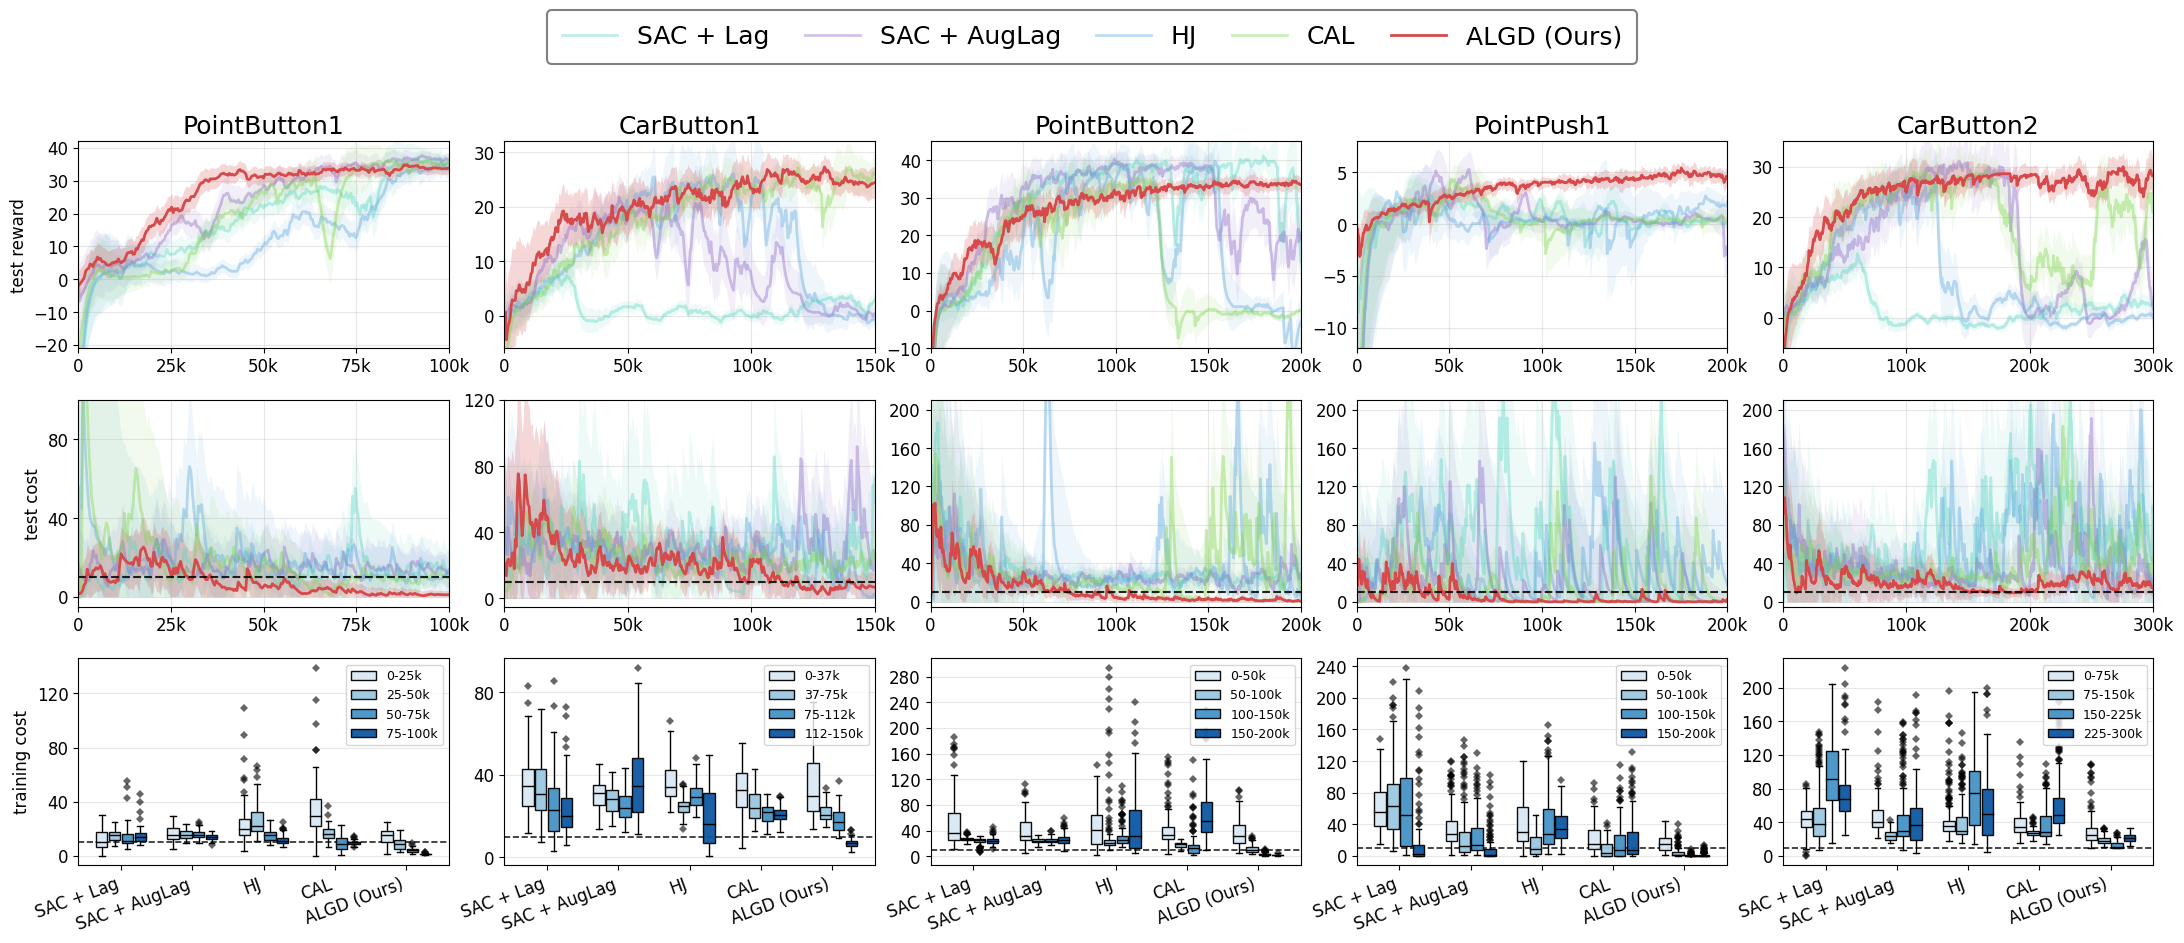

Python code for this plot:
import os
import numpy as np
import pandas as pd
import matplotlib.pyplot as plt
from matplotlib.ticker import FuncFormatter, MultipleLocator
import matplotlib.cm as cm

# ======================= 全局风格 =======================
plt.rcParams.update({
    "font.size": 12,
    "axes.titlesize": 18,
    # "axes.titleweight": "bold",
    "axes.labelsize": 12,
    "legend.fontsize": 18,
})

COST_Y_TICK_STEP = 40
TASK_REWARD_Y_TICK_STEP = {
    "PointButton1": 10,
    "CarButton1":   10,
    "PointButton2": 10,
    "PointPush1":   5,
    "CarButton2":   10,
}

# ======================= Baselines 配置 =======================
MODEL_LABELS = [
    "SAC + Lag",
    "SAC + AugLag",
    "HJ",
    "CAL",
    "ALGD (Ours)",
]

# 颜色与 label 一一对应
MODEL_COLORS = [
    "#5ad7c3",
    "#8a6bc7",  
    "#5da7df",  
    "#7fd54c",
    "#d64a4b",
]
COLOR_MAP = dict(zip(MODEL_LABELS, MODEL_COLORS))

# “ours” 高亮，其余半透明（你也可改）
ALPHA_HIGHLIGHT = 1.0
ALPHA_OTHERS = 0.4
BAND_ALPHA = 0.10
OURS_BAND_ALPHA = 0.22

# Cost 阈值线
COST_THRESHOLD = 10

# ======================= Task 配置 =======================
# 你要画的列顺序
TASKS = [
    "PointButton1",
    "CarButton1",
    "PointButton2",
    "PointPush1",
    "CarButton2",
]

# 每个 task 的最大步数（用于 xlim & 分段）
TASK_MAX_STEP = {
    "PointButton1": 100_000,
    "CarButton1": 150_000,
    "PointButton2": 200_000,
    "PointPush1":   200_000,
    "CarButton2":   300_000,
}

# 每个 task 的 x tick 步长（更接近你图里的效果）
TASK_X_TICK_STEP = {
    "PointButton1": 25_000,
    "CarButton1":   50_000,
    "PointButton2": 50_000,
    "PointPush1":   50_000,
    "CarButton2":   100_000,
}

# ======================= 新增：每个 task 的 y 轴范围接口 =======================
TASK_REWARD_YLIM = {
    "PointButton1": (-21, 42),
    "CarButton1":   (-6, 32),
    "PointButton2": (-10, 45),
    "PointPush1":   (-12, 8),
    "CarButton2":   (-6, 35),
}

TASK_COST_YLIM = {
    "PointButton1": (-5, 100),        # 例如 (0, 100)
    "CarButton1":   (-5, 120),        # 例如 (0, 120)
    "PointButton2": (-5, 210),        # 例如 (0, 120)
    "PointPush1":   (-5, 210),        # 例如 (0, 120)
    "CarButton2":   (-5, 210),        # 例如 (0, 160)
}

# ======================= history路径 =======================
TASK_HISTORY_PATHS = {
    "PointButton1": {
        "SAC + Lag":     "../results/Safexp-PointButton1-v0/pointbutton1_saclag/2025-12-13_02-58_seed5236/history_meanstd.csv",
        "SAC + AugLag":  "../results/Safexp-PointButton1-v0/pointbutton1_sacauglag/2025-12-13_02-46_seed7711/history_meanstd.csv",
        "HJ":           "../results/Safexp-PointButton1-v0/pointbutton1_hjb/2025-12-13_03-16_seed5794/history_meanstd.csv",
        "CAL":           "../results/Safexp-PointButton1-v0/pointbutton1_cal/2025-12-03_23-14_seed2748/history_meanstd.csv",
        "ALGD (Ours)":   "../results/Safexp-PointButton1-v0/pointbutton1_algd/2025-12-04_23-21_seed2861/history_meanstd.csv",
    },
    "CarButton1": {
        "SAC + Lag":     "../results/Safexp-CarButton1-v0/carbutton1_saclag_test/2025-11-30_05-56_seed3442/history_meanstd.csv",
        "SAC + AugLag":  "../results/Safexp-CarButton1-v0/carbutton1_sacauglag_test/2025-11-30_07-13_seed2383/history_meanstd.csv",
        "HJ":           "../results/Safexp-CarButton1-v0/carbutton1_hjb_test_1.0thres/2025-12-01_18-39_seed1962/history_meanstd.csv",
        "CAL":           "../results/Safexp-CarButton1-v0/carbutton_test/2025-10-15_01-20_seed3875/history_meanstd.csv",
        "ALGD (Ours)":   "../results/Safexp-CarButton1-v0/carbutton1_algd_MC/2025-11-28_23-04_seed9494/history_meanstd.csv",
    },
    "PointButton2": {
        "SAC + Lag":     "../results/Safexp-PointButton2-v0/pointbutton2_saclag/2025-12-13_11-27_seed9328/history_meanstd.csv",
        "SAC + AugLag":  "../results/Safexp-PointButton2-v0/pointbutton2_sacauglag/2025-12-13_10-38_seed6613/history_meanstd.csv",
        "HJ":           "../results/Safexp-PointButton2-v0/pointbutton2_hjb/2025-12-13_10-53_seed4736/history_meanstd.csv",
        "CAL":           "../results/Safexp-PointButton2-v0/pointbutton2_cal/2025-12-05_14-55_seed4423/history_meanstd.csv",
        "ALGD (Ours)":   "temp_history/pointbutton2_history_meanstd.csv",
    },
    "PointPush1": {
        "SAC + Lag":     "../results/Safexp-PointPush1-v0/pointpush1_saclag/2025-12-14_06-24_seed8088/history_meanstd.csv",
        "SAC + AugLag":  "../results/Safexp-PointPush1-v0/pointpush1_sacauglag/2025-12-14_06-56_seed7114/history_meanstd.csv",
        "HJ":           "../results/Safexp-PointPush1-v0/pointpush1_hjb/2025-12-14_06-55_seed9638/history_meanstd.csv",
        "CAL":           "../results/Safexp-PointPush1-v0/pointpush1_cal/2025-12-09_07-04_seed5216/history_meanstd.csv",
        "ALGD (Ours)":   "temp_history/pointpush1_history_meanstd.csv",
    },
    "CarButton2": {
        "SAC + Lag":     "../results/Safexp-CarButton2-v0/carbutton2_saclag/2025-12-15_12-37_seed260/history_meanstd.csv",
        "SAC + AugLag":  "../results/Safexp-CarButton2-v0/carbutton2_sacauglag/2025-12-15_12-38_seed8391/history_meanstd.csv",
        "HJ":           "../results/Safexp-CarButton2-v0/carbutton2_hjb/2025-12-15_11-48_seed2725/history_meanstd.csv",
        "CAL":           "../results/Safexp-CarButton2-v0/carbutton2_cal/2025-12-07_19-02_seed4180/history_meanstd.csv",
        "ALGD (Ours)":   "../results/Safexp-CarButton2-v0/carbutton2_algd/2025-12-09_12-07_seed7999/history_meanstd.csv",
    },
}

# ======================= 工具函数 =======================
def k_formatter(x, pos):
    x = float(x)
    if abs(x) >= 1000:
        return f"{int(x/1000)}k"
    return str(int(x))

# 这些平滑/伪 band 函数可以保留（不再使用也不影响）
def smooth_ema(values, weight=0.8):
    values = np.asarray(values, dtype=float)
    if len(values) == 0 or weight <= 0:
        return values
    smoothed = np.zeros_like(values)
    smoothed[0] = values[0]
    for i in range(1, len(values)):
        smoothed[i] = weight * smoothed[i - 1] + (1 - weight) * values[i]
    return smoothed

def compute_pseudo_band_single_run(values, mean_smoothing=0.8):
    values = np.asarray(values, dtype=float)
    T = len(values)
    if T == 0:
        return values, values, values

    mean = smooth_ema(values, mean_smoothing)
    diff = values - mean
    idx = np.arange(T)

    pos_mask = diff >= 0
    neg_mask = diff < 0

    def interp_from_mask(mask):
        if not np.any(mask):
            return np.zeros(T, dtype=float)
        x = idx[mask]
        y = diff[mask]
        if x.size == 1:
            return np.full(T, y[0], dtype=float)
        return np.interp(idx, x, y)

    upper_offset = interp_from_mask(pos_mask)
    lower_offset = interp_from_mask(neg_mask)

    upper = mean + upper_offset
    lower = mean + lower_offset
    return mean, lower, upper

# ======================= ✅ 更新：直接读取 mean/std_upper/std_lower =======================
def load_history(path):
    df = pd.read_csv(path)

    step = df["step"].to_numpy()

    # return
    ret_mean  = df["return_mean"].to_numpy()
    ret_upper = df["return_std_upper"].to_numpy()
    ret_lower = df["return_std_lower"].to_numpy()

    # cost
    cost_mean  = df["cost_mean"].to_numpy()
    cost_upper = df["cost_std_upper"].to_numpy()
    cost_lower = df["cost_std_lower"].to_numpy()

    return step, ret_mean, ret_lower, ret_upper, cost_mean, cost_lower, cost_upper

def safe_exists(path):
    return path is not None and str(path).strip() != "" and os.path.exists(path)

def clip_by_max_step(step, arr, max_step):
    mask = step <= max_step
    return step[mask], arr[mask]

def segment_labels(max_step, n_segments=4):
    edges = np.linspace(0, max_step, n_segments + 1, dtype=int)
    labels = []
    for i in range(n_segments):
        a = edges[i]
        b = edges[i + 1]
        labels.append(f"{int(a/1000)}-{int(b/1000)}k")
    return edges, labels

# ======================= 主绘图 =======================
def main(save_path="all_tasks_compare.pdf"):
    n_rows, n_cols = 3, len(TASKS)
    fig, axes = plt.subplots(n_rows, n_cols, figsize=(22, 9), sharex=False)
    if n_cols == 1:
        axes = axes.reshape(n_rows, 1)

    formatter = FuncFormatter(k_formatter)

    # 顶部统一 legend：只收集一次（按 MODEL_LABELS 顺序）
    legend_handles = {}

    # boxplot 用 4 段蓝色渐变
    seg_colors = [cm.Blues(x) for x in np.linspace(0.15, 0.85, 4)]

    for col, task in enumerate(TASKS):
        max_step = TASK_MAX_STEP[task]
        tick_step = TASK_X_TICK_STEP[task]

        ax_r = axes[0, col]
        ax_c = axes[1, col]
        ax_b = axes[2, col]

        ax_r.set_title(task)

        # ====== Reward / Cost 曲线 ======
        for label in MODEL_LABELS:
            path = TASK_HISTORY_PATHS.get(task, {}).get(label, None)
            if not safe_exists(path):
                continue

            # ✅ 直接读出 mean/lower/upper
            step, ret_mean, ret_lower, ret_upper, cost_mean, cost_lower, cost_upper = load_history(path)

            # ✅ 与原逻辑一致：按 max_step 裁剪
            mask = step <= max_step
            step_r = step[mask]
            step_c = step[mask]

            ret_mean  = ret_mean[mask]
            ret_lower = ret_lower[mask]
            ret_upper = ret_upper[mask]

            cost_mean  = cost_mean[mask]
            cost_lower = cost_lower[mask]
            cost_upper = cost_upper[mask]

            color = COLOR_MAP[label]
            is_ours = (label == "ALGD (Ours)")
            alpha_line = ALPHA_HIGHLIGHT if is_ours else ALPHA_OTHERS

            ax_r.fill_between(step_r, ret_lower, ret_upper, color=color, alpha=OURS_BAND_ALPHA if is_ours else BAND_ALPHA, linewidth=0)
            line_r, = ax_r.plot(step_r, ret_mean, color=color, linewidth=2, alpha=alpha_line)

            ax_c.fill_between(step_c, cost_lower, cost_upper, color=color, alpha=OURS_BAND_ALPHA if is_ours else BAND_ALPHA, linewidth=0)
            line_c, = ax_c.plot(step_c, cost_mean, color=color, linewidth=2, alpha=alpha_line)

            # legend 句柄全局只收集一次
            if label not in legend_handles:
                legend_handles[label] = line_c

        # 网格、阈值线
        ax_r.grid(True, alpha=0.3)
        ax_c.grid(True, alpha=0.3)
        if COST_THRESHOLD is not None:
            ax_c.axhline(COST_THRESHOLD, color="black", linestyle="--", linewidth=1.5, alpha=0.85)

        # x 轴：范围、刻度、k 格式；不显示 xlabel
        for ax in (ax_r, ax_c):
            ax.set_xlim(0, max_step)
            ax.xaxis.set_major_formatter(formatter)
            ax.xaxis.set_major_locator(MultipleLocator(tick_step))
            ax.set_xlabel("")

        # ====== 新增：按 task 设置 y 轴范围 ======
        r_ylim = TASK_REWARD_YLIM.get(task, None)
        if r_ylim is not None:
            ax_r.set_ylim(r_ylim[0], r_ylim[1])

        c_ylim = TASK_COST_YLIM.get(task, None)
        if c_ylim is not None:
            ax_c.set_ylim(c_ylim[0], c_ylim[1])
            
        # ====== 让 y 轴多一些刻度 ======
        ax_c.yaxis.set_major_locator(MultipleLocator(COST_Y_TICK_STEP))  # test cost 每 20
        ax_b.yaxis.set_major_locator(MultipleLocator(COST_Y_TICK_STEP))  # training cost (boxplot) 也每 20（可选但建议一致）

        r_tick = TASK_REWARD_Y_TICK_STEP.get(task, None)
        if r_tick is not None:
            ax_r.yaxis.set_major_locator(MultipleLocator(r_tick))        # reward 按 task 设置 10/5/...

        # y 标签只放第一列
        if col == 0:
            ax_r.set_ylabel("test reward")
            ax_c.set_ylabel("test cost")
            ax_b.set_ylabel("training cost")
        else:
            ax_r.set_ylabel("")
            ax_c.set_ylabel("")
            ax_b.set_ylabel("")

        # ====== Boxplot：把总 step 均分 4 段 ======
        ax_b.grid(True, axis="y", alpha=0.3)
        ax_b.set_xlabel("")

        present_labels = []
        for label in MODEL_LABELS:
            path = TASK_HISTORY_PATHS.get(task, {}).get(label, None)
            if safe_exists(path):
                present_labels.append(label)

        if len(present_labels) == 0:
            ax_b.set_xticks([])
            ax_b.set_yticks([])
            continue

        edges, seg_leg_labels = segment_labels(max_step, n_segments=4)

        x_base = np.arange(len(present_labels), dtype=float)
        offsets = np.linspace(-0.27, 0.27, 4)
        box_width = 0.16

        seg_handles = []
        for s in range(4):
            data_for_seg = []
            for label in present_labels:
                # ✅ 直接读取 cost_mean（用于段内 boxplot）
                step, _, _, _, cost_mean, _, _ = load_history(TASK_HISTORY_PATHS[task][label])

                lo, hi = edges[s], edges[s + 1]
                mask = (step >= lo) & (step <= hi)
                vals = cost_mean[mask]
                if vals.size == 0:
                    vals = np.array([np.nan])
                data_for_seg.append(vals)

            positions = x_base + offsets[s]
            bp = ax_b.boxplot(
                data_for_seg,
                positions=positions,
                widths=box_width,
                patch_artist=True,
                showfliers=True,
                manage_ticks=False,
                flierprops=dict(
                    marker='D',                 # 菱形
                    markersize=4,               # 大小可调
                    markerfacecolor="black",  # 实心填充（也可以用 "black"）
                    markeredgecolor="black",  # 边框同色
                    markeredgewidth=0.0,        # 不要空心效果
                    alpha=0.6
                )
            )

            for patch in bp["boxes"]:
                patch.set_facecolor(seg_colors[s])
                patch.set_edgecolor("black")
                patch.set_alpha(0.95)
            for element in ["whiskers", "caps", "medians"]:
                for item in bp[element]:
                    item.set_color("black")
                    item.set_linewidth(1.0)

            seg_handles.append(bp["boxes"][0])

        ax_b.set_xlim(-0.6, len(present_labels) - 0.4)
        ax_b.set_xticks(x_base)
        ax_b.set_xticklabels(present_labels, rotation=20, ha="right")

        if COST_THRESHOLD is not None:
            ax_b.axhline(COST_THRESHOLD, color="black", linestyle="--", linewidth=1.2, alpha=0.85)

        ax_b.legend(
            seg_handles,
            seg_leg_labels,
            loc="upper right",
            frameon=True,
            fontsize=9,
        )

    # ====== 顶部统一 legend（新增：黑色圆角矩形框） ======
    ordered_handles = []
    ordered_labels = []
    for lb in MODEL_LABELS:
        if lb in legend_handles:
            ordered_handles.append(legend_handles[lb])
            ordered_labels.append(lb)

    leg = fig.legend(
        ordered_handles,
        ordered_labels,
        loc="upper center",
        ncol=len(MODEL_LABELS),
        frameon=True,          # 开启边框
        fancybox=True,         # 圆角
        bbox_to_anchor=(0.5, 1.06),
        borderpad=0.6,
        handlelength=2.2,
        columnspacing=1.4,
    )
    
    frame = leg.get_frame()
    frame.set_edgecolor("grey")
    frame.set_linewidth(1.5)
    frame.set_facecolor("white")
    frame.set_alpha(1.0)

    plt.tight_layout(rect=[0, 0, 1, 0.95])
    plt.subplots_adjust(wspace=0.15, hspace=0.25)

    plt.savefig(save_path, bbox_inches="tight")
    print(f"[Saved] {save_path}")


if __name__ == "__main__":
    main("safetygym.pdf")
